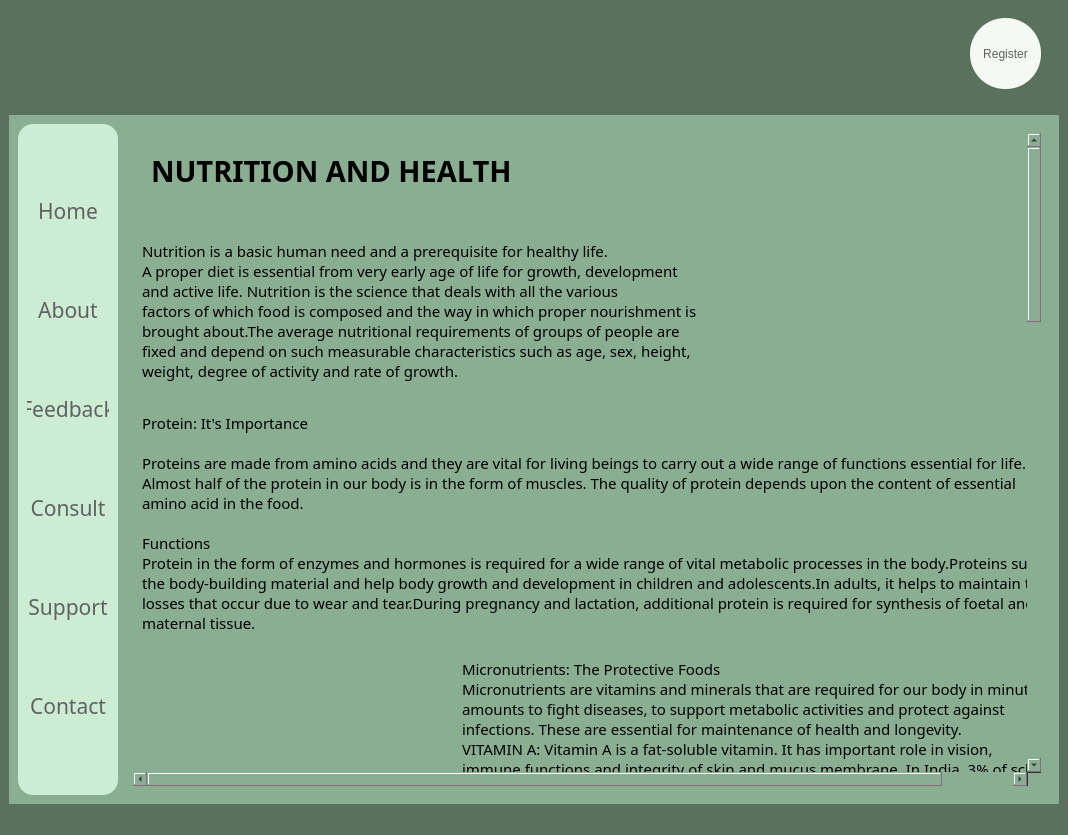
<?xml version="1.0" encoding="UTF-8"?>
<ui version="4.0">
 <class>MainWindow</class>
 <widget class="QMainWindow" name="MainWindow">
  <property name="geometry">
   <rect>
    <x>0</x>
    <y>0</y>
    <width>1068</width>
    <height>835</height>
   </rect>
  </property>
  <property name="windowTitle">
   <string>MainWindow</string>
  </property>
  <property name="styleSheet">
   <string notr="true">background-color:rgb(90, 113, 94);
border:None;</string>
  </property>
  <widget class="QWidget" name="centralwidget">
   <property name="styleSheet">
    <string notr="true">border:None;</string>
   </property>
   <layout class="QVBoxLayout" name="verticalLayout_2">
    <item>
     <widget class="QFrame" name="frame">
      <property name="minimumSize">
       <size>
        <width>0</width>
        <height>100</height>
       </size>
      </property>
      <property name="maximumSize">
       <size>
        <width>16777215</width>
        <height>100</height>
       </size>
      </property>
      <property name="styleSheet">
       <string notr="true">background:transparent;
border:None;</string>
      </property>
      <property name="frameShape">
       <enum>QFrame::StyledPanel</enum>
      </property>
      <property name="frameShadow">
       <enum>QFrame::Raised</enum>
      </property>
      <layout class="QHBoxLayout" name="horizontalLayout_2">
       <item>
        <widget class="QFrame" name="frame_5">
         <property name="frameShape">
          <enum>QFrame::StyledPanel</enum>
         </property>
         <property name="frameShadow">
          <enum>QFrame::Raised</enum>
         </property>
         <layout class="QHBoxLayout" name="horizontalLayout_3">
          <item>
           <widget class="QFrame" name="frame_7">
            <property name="frameShape">
             <enum>QFrame::StyledPanel</enum>
            </property>
            <property name="frameShadow">
             <enum>QFrame::Raised</enum>
            </property>
            <widget class="QPushButton" name="pushButton_14">
             <property name="geometry">
              <rect>
               <x>0</x>
               <y>0</y>
               <width>81</width>
               <height>61</height>
              </rect>
             </property>
             <property name="styleSheet">
              <string notr="true">image: url(Media/Wix Logo Maker - Google Chrome 26-08-2022 16_51_23.png);</string>
             </property>
             <property name="text">
              <string/>
             </property>
            </widget>
           </widget>
          </item>
          <item>
           <widget class="QFrame" name="frame_8">
            <property name="maximumSize">
             <size>
              <width>100</width>
              <height>16777215</height>
             </size>
            </property>
            <property name="frameShape">
             <enum>QFrame::StyledPanel</enum>
            </property>
            <property name="frameShadow">
             <enum>QFrame::Raised</enum>
            </property>
            <widget class="QPushButton" name="pushButton_2">
             <property name="geometry">
              <rect>
               <x>30</x>
               <y>10</y>
               <width>41</width>
               <height>41</height>
              </rect>
             </property>
             <property name="cursor">
              <cursorShape>PointingHandCursor</cursorShape>
             </property>
             <property name="styleSheet">
              <string notr="true">QPushButton{
image: url(Media/notification (2).png);
}

QPushButton:hover{
	image: url(Media/notification.png);
}

QPushButton:pressed{
	image: url(Media/notification (1).png);
}</string>
             </property>
             <property name="text">
              <string/>
             </property>
            </widget>
           </widget>
          </item>
         </layout>
        </widget>
       </item>
       <item>
        <widget class="QFrame" name="frame_6">
         <property name="maximumSize">
          <size>
           <width>100</width>
           <height>16777215</height>
          </size>
         </property>
         <property name="frameShape">
          <enum>QFrame::StyledPanel</enum>
         </property>
         <property name="frameShadow">
          <enum>QFrame::Raised</enum>
         </property>
         <widget class="QPushButton" name="Register_button">
          <property name="geometry">
           <rect>
            <x>20</x>
            <y>0</y>
            <width>71</width>
            <height>71</height>
           </rect>
          </property>
          <property name="cursor">
           <cursorShape>PointingHandCursor</cursorShape>
          </property>
          <property name="styleSheet">
           <string notr="true">color:rgb(97, 97, 97);
background-color: rgb(244, 249, 244);
border-radius:35px;</string>
          </property>
          <property name="text">
           <string>Register</string>
          </property>
         </widget>
        </widget>
       </item>
      </layout>
     </widget>
    </item>
    <item>
     <widget class="QFrame" name="frame_2">
      <property name="styleSheet">
       <string notr="true">/*background-color: qlineargradient(spread:pad, x1:0, y1:0, x2:1, y2:0, stop:0 rgba(0, 179, 255, 255), stop:1 rgba(255, 255, 255, 255));*/

background-color: rgb(138, 174, 146);</string>
      </property>
      <property name="frameShape">
       <enum>QFrame::StyledPanel</enum>
      </property>
      <property name="frameShadow">
       <enum>QFrame::Raised</enum>
      </property>
      <layout class="QHBoxLayout" name="horizontalLayout">
       <item>
        <widget class="QFrame" name="frame_3">
         <property name="maximumSize">
          <size>
           <width>100</width>
           <height>16777215</height>
          </size>
         </property>
         <property name="styleSheet">
          <string notr="true">background-color:rgb(204, 236, 211);
border-radius:15px;</string>
         </property>
         <property name="frameShape">
          <enum>QFrame::StyledPanel</enum>
         </property>
         <property name="frameShadow">
          <enum>QFrame::Raised</enum>
         </property>
         <layout class="QVBoxLayout" name="verticalLayout">
          <item>
           <widget class="QPushButton" name="Home_Button">
            <property name="font">
             <font>
              <family>Javanese Text</family>
              <pointsize>16</pointsize>
              <bold>false</bold>
             </font>
            </property>
            <property name="cursor">
             <cursorShape>PointingHandCursor</cursorShape>
            </property>
            <property name="styleSheet">
             <string notr="true">QPushButton{
color: rgb(97, 97, 97);
border-radius:10px;
}

QPushButton:hover{
background-color: rgb(220, 255, 228);
	/*color: rgb(255, 255, 255);*/
	font: 700 16pt &quot;Constantia&quot;;
}


</string>
            </property>
            <property name="text">
             <string>Home</string>
            </property>
           </widget>
          </item>
          <item>
           <widget class="QPushButton" name="About_Button">
            <property name="font">
             <font>
              <family>Javanese Text</family>
              <pointsize>16</pointsize>
              <bold>false</bold>
             </font>
            </property>
            <property name="cursor">
             <cursorShape>PointingHandCursor</cursorShape>
            </property>
            <property name="styleSheet">
             <string notr="true">QPushButton{
color: rgb(97, 97, 97);
border-radius:10px;
}

QPushButton:hover{
background-color: rgb(220, 255, 228);
	/*color: rgb(255, 255, 255);*/
	font: 700 16pt &quot;Constantia&quot;;
}


</string>
            </property>
            <property name="text">
             <string>About</string>
            </property>
           </widget>
          </item>
          <item>
           <widget class="QPushButton" name="pushButton_6">
            <property name="font">
             <font>
              <family>Javanese Text</family>
              <pointsize>16</pointsize>
              <bold>false</bold>
             </font>
            </property>
            <property name="cursor">
             <cursorShape>PointingHandCursor</cursorShape>
            </property>
            <property name="styleSheet">
             <string notr="true">QPushButton{
color: rgb(97, 97, 97);
border-radius:10px;
}

QPushButton:hover{
background-color: rgb(220, 255, 228);
	/*color: rgb(255, 255, 255);*/
	font: 700 16pt &quot;Constantia&quot;;
}


</string>
            </property>
            <property name="text">
             <string>Feedback</string>
            </property>
           </widget>
          </item>
          <item>
           <widget class="QPushButton" name="pushButton_7">
            <property name="font">
             <font>
              <family>Javanese Text</family>
              <pointsize>16</pointsize>
              <bold>false</bold>
             </font>
            </property>
            <property name="cursor">
             <cursorShape>PointingHandCursor</cursorShape>
            </property>
            <property name="styleSheet">
             <string notr="true">QPushButton{
color: rgb(97, 97, 97);
border-radius:10px;
}

QPushButton:hover{
background-color: rgb(220, 255, 228);
	/*color: rgb(255, 255, 255);*/
	font: 700 16pt &quot;Constantia&quot;;
}


</string>
            </property>
            <property name="text">
             <string>Consult</string>
            </property>
           </widget>
          </item>
          <item>
           <widget class="QPushButton" name="pushButton_5">
            <property name="font">
             <font>
              <family>Javanese Text</family>
              <pointsize>16</pointsize>
              <bold>false</bold>
             </font>
            </property>
            <property name="cursor">
             <cursorShape>PointingHandCursor</cursorShape>
            </property>
            <property name="styleSheet">
             <string notr="true">QPushButton{
color: rgb(97, 97, 97);
border-radius:10px;
}

QPushButton:hover{
background-color: rgb(220, 255, 228);
	/*color: rgb(255, 255, 255);*/
	font: 700 16pt &quot;Constantia&quot;;
}


</string>
            </property>
            <property name="text">
             <string>Support</string>
            </property>
           </widget>
          </item>
          <item>
           <widget class="QPushButton" name="Contact_button">
            <property name="font">
             <font>
              <family>Javanese Text</family>
              <pointsize>16</pointsize>
              <bold>false</bold>
             </font>
            </property>
            <property name="cursor">
             <cursorShape>PointingHandCursor</cursorShape>
            </property>
            <property name="styleSheet">
             <string notr="true">QPushButton{
color: rgb(97, 97, 97);
border-radius:10px;
}

QPushButton:hover{
background-color: rgb(220, 255, 228);
	/*color: rgb(255, 255, 255);*/
	font: 700 16pt &quot;Constantia&quot;;
}


</string>
            </property>
            <property name="text">
             <string>Contact</string>
            </property>
           </widget>
          </item>
         </layout>
        </widget>
       </item>
       <item>
        <widget class="QFrame" name="frame_4">
         <property name="styleSheet">
          <string notr="true">background:transparent;</string>
         </property>
         <property name="frameShape">
          <enum>QFrame::StyledPanel</enum>
         </property>
         <property name="frameShadow">
          <enum>QFrame::Raised</enum>
         </property>
         <layout class="QVBoxLayout" name="verticalLayout_3">
          <item>
           <widget class="QScrollArea" name="scrollArea">
            <property name="widgetResizable">
             <bool>true</bool>
            </property>
            <widget class="QWidget" name="scrollAreaWidgetContents">
             <property name="geometry">
              <rect>
               <x>0</x>
               <y>0</y>
               <width>929</width>
               <height>1999</height>
              </rect>
             </property>
             <layout class="QVBoxLayout" name="verticalLayout_5">
              <item>
               <widget class="QFrame" name="frame_11">
                <property name="styleSheet">
                 <string notr="true"/>
                </property>
                <property name="frameShape">
                 <enum>QFrame::StyledPanel</enum>
                </property>
                <property name="frameShadow">
                 <enum>QFrame::Raised</enum>
                </property>
                <layout class="QVBoxLayout" name="verticalLayout_4">
                 <item>
                  <widget class="QLabel" name="label">
                   <property name="font">
                    <font>
                     <family>Bahnschrift</family>
                     <pointsize>22</pointsize>
                     <bold>true</bold>
                    </font>
                   </property>
                   <property name="text">
                    <string>NUTRITION AND HEALTH</string>
                   </property>
                  </widget>
                 </item>
                </layout>
               </widget>
              </item>
              <item>
               <widget class="QFrame" name="frame_9">
                <property name="minimumSize">
                 <size>
                  <width>0</width>
                  <height>200</height>
                 </size>
                </property>
                <property name="styleSheet">
                 <string notr="true"/>
                </property>
                <property name="frameShape">
                 <enum>QFrame::StyledPanel</enum>
                </property>
                <property name="frameShadow">
                 <enum>QFrame::Raised</enum>
                </property>
                <layout class="QHBoxLayout" name="horizontalLayout_4">
                 <property name="spacing">
                  <number>0</number>
                 </property>
                 <property name="leftMargin">
                  <number>0</number>
                 </property>
                 <property name="topMargin">
                  <number>0</number>
                 </property>
                 <property name="rightMargin">
                  <number>0</number>
                 </property>
                 <property name="bottomMargin">
                  <number>0</number>
                 </property>
                 <item>
                  <widget class="QFrame" name="frame_18">
                   <property name="styleSheet">
                    <string notr="true"/>
                   </property>
                   <property name="frameShape">
                    <enum>QFrame::StyledPanel</enum>
                   </property>
                   <property name="frameShadow">
                    <enum>QFrame::Raised</enum>
                   </property>
                   <layout class="QVBoxLayout" name="verticalLayout_6">
                    <property name="spacing">
                     <number>0</number>
                    </property>
                    <property name="leftMargin">
                     <number>0</number>
                    </property>
                    <property name="rightMargin">
                     <number>0</number>
                    </property>
                    <property name="bottomMargin">
                     <number>0</number>
                    </property>
                    <item alignment="Qt::AlignLeft">
                     <widget class="QLabel" name="label_2">
                      <property name="minimumSize">
                       <size>
                        <width>0</width>
                        <height>100</height>
                       </size>
                      </property>
                      <property name="font">
                       <font>
                        <family>Bahnschrift</family>
                        <pointsize>11</pointsize>
                       </font>
                      </property>
                      <property name="text">
                       <string>
Nutrition is a basic human need and a prerequisite for healthy life. 
A proper diet is essential from very early age of life for growth, development 
and active life. Nutrition is the science that deals with all the various 
factors of which food is composed and the way in which proper nourishment is 
brought about.The average nutritional requirements of groups of people are 
fixed and depend on such measurable characteristics such as age, sex, height, 
weight, degree of activity and rate of growth. 
</string>
                      </property>
                     </widget>
                    </item>
                   </layout>
                  </widget>
                 </item>
                 <item>
                  <widget class="QFrame" name="frame_17">
                   <property name="styleSheet">
                    <string notr="true">image: url(Media/Nutrition_1.jpeg);</string>
                   </property>
                   <property name="frameShape">
                    <enum>QFrame::StyledPanel</enum>
                   </property>
                   <property name="frameShadow">
                    <enum>QFrame::Raised</enum>
                   </property>
                  </widget>
                 </item>
                </layout>
               </widget>
              </item>
              <item>
               <widget class="QFrame" name="frame_12">
                <property name="styleSheet">
                 <string notr="true"/>
                </property>
                <property name="frameShape">
                 <enum>QFrame::StyledPanel</enum>
                </property>
                <property name="frameShadow">
                 <enum>QFrame::Raised</enum>
                </property>
                <layout class="QVBoxLayout" name="verticalLayout_10">
                 <property name="spacing">
                  <number>0</number>
                 </property>
                 <property name="leftMargin">
                  <number>0</number>
                 </property>
                 <property name="topMargin">
                  <number>0</number>
                 </property>
                 <property name="rightMargin">
                  <number>0</number>
                 </property>
                 <property name="bottomMargin">
                  <number>0</number>
                 </property>
                 <item>
                  <widget class="QLabel" name="label_3">
                   <property name="font">
                    <font>
                     <family>Bahnschrift</family>
                     <pointsize>11</pointsize>
                    </font>
                   </property>
                   <property name="text">
                    <string>Protein: It's Importance

Proteins are made from amino acids and they are vital for living beings to carry out a wide range of functions essential for life.
Almost half of the protein in our body is in the form of muscles. The quality of protein depends upon the content of essential 
amino acid in the food.

Functions
Protein in the form of enzymes and hormones is required for a wide range of vital metabolic processes in the body.Proteins supply 
the body-building material and help body growth and development in children and adolescents.In adults, it helps to maintain the 
losses that occur due to wear and tear.During pregnancy and lactation, additional protein is required for synthesis of foetal and
maternal tissue.</string>
                   </property>
                  </widget>
                 </item>
                </layout>
               </widget>
              </item>
              <item>
               <widget class="QFrame" name="frame_10">
                <property name="styleSheet">
                 <string notr="true"/>
                </property>
                <property name="frameShape">
                 <enum>QFrame::StyledPanel</enum>
                </property>
                <property name="frameShadow">
                 <enum>QFrame::Raised</enum>
                </property>
                <layout class="QHBoxLayout" name="horizontalLayout_5">
                 <item>
                  <widget class="QFrame" name="frame_20">
                   <property name="styleSheet">
                    <string notr="true">image: url(Media/Nutrition_2.jpeg);</string>
                   </property>
                   <property name="frameShape">
                    <enum>QFrame::StyledPanel</enum>
                   </property>
                   <property name="frameShadow">
                    <enum>QFrame::Raised</enum>
                   </property>
                  </widget>
                 </item>
                 <item>
                  <widget class="QFrame" name="frame_19">
                   <property name="styleSheet">
                    <string notr="true"/>
                   </property>
                   <property name="frameShape">
                    <enum>QFrame::StyledPanel</enum>
                   </property>
                   <property name="frameShadow">
                    <enum>QFrame::Raised</enum>
                   </property>
                   <layout class="QVBoxLayout" name="verticalLayout_9">
                    <item>
                     <widget class="QLabel" name="label_4">
                      <property name="font">
                       <font>
                        <family>Bahnschrift</family>
                        <pointsize>11</pointsize>
                       </font>
                      </property>
                      <property name="text">
                       <string>Micronutrients: The Protective Foods
Micronutrients are vitamins and minerals that are required for our body in minute 
amounts to fight diseases, to support metabolic activities and protect against 
infections. These are essential for maintenance of health and longevity.
VITAMIN A: Vitamin A is a fat-soluble vitamin. It has important role in vision, 
immune functions and integrity of skin and mucus membrane. In India, 3% of school 
age children suffer from vitamin A deficiency signs like bitot spots (a gray patch 
on the white portion of the eye). One of the earliest manifestations of vitamin A 
deficiency is night blindness.

Importance of Vitamin A
Vitamin A is essential for normal vision. Its deficiency results in night blindness 
and other complications.Studies suggest that preventing vitamin A deficiency in women
during and before pregnancy greatly reduces their risk of mortality and morbidity.
Dietary intake of vitamin A is advisable to prevent vitamin A deficiency disorders.</string>
                      </property>
                     </widget>
                    </item>
                   </layout>
                  </widget>
                 </item>
                </layout>
               </widget>
              </item>
              <item>
               <widget class="QFrame" name="frame_13">
                <property name="styleSheet">
                 <string notr="true"/>
                </property>
                <property name="frameShape">
                 <enum>QFrame::StyledPanel</enum>
                </property>
                <property name="frameShadow">
                 <enum>QFrame::Raised</enum>
                </property>
                <layout class="QVBoxLayout" name="verticalLayout_8">
                 <property name="spacing">
                  <number>0</number>
                 </property>
                 <property name="leftMargin">
                  <number>0</number>
                 </property>
                 <property name="topMargin">
                  <number>0</number>
                 </property>
                 <property name="rightMargin">
                  <number>0</number>
                 </property>
                 <property name="bottomMargin">
                  <number>0</number>
                 </property>
                 <item>
                  <widget class="QLabel" name="label_5">
                   <property name="font">
                    <font>
                     <family>Bahnschrift</family>
                     <pointsize>11</pointsize>
                    </font>
                   </property>
                   <property name="text">
                    <string>Vitamin C
Vitamin C is an essential micronutrient and an antioxidant. It gives protection against infections. Vitamin C deficiency causes 
scurvy characterised by weakness, bleeding gums and defective bone growth. Vitamin C helps in wound healing, amino acid and 
carbohydrate metabolism and synthesis of some hormones. It also influences iron absorption.
Vitamin C rich foods
It is present in all fresh citrus fruits such as orange, lemon and amla.
Commonly consumed fruits such as tomato and guava are good sources of vitamin C. Sprouted grams are also rich sources of vitamin C</string>
                   </property>
                  </widget>
                 </item>
                </layout>
               </widget>
              </item>
              <item>
               <widget class="QFrame" name="frame_15">
                <property name="styleSheet">
                 <string notr="true"/>
                </property>
                <property name="frameShape">
                 <enum>QFrame::StyledPanel</enum>
                </property>
                <property name="frameShadow">
                 <enum>QFrame::Raised</enum>
                </property>
                <layout class="QHBoxLayout" name="horizontalLayout_6">
                 <property name="spacing">
                  <number>0</number>
                 </property>
                 <property name="topMargin">
                  <number>0</number>
                 </property>
                 <property name="rightMargin">
                  <number>0</number>
                 </property>
                 <property name="bottomMargin">
                  <number>0</number>
                 </property>
                 <item>
                  <widget class="QFrame" name="frame_22">
                   <property name="styleSheet">
                    <string notr="true"/>
                   </property>
                   <property name="frameShape">
                    <enum>QFrame::StyledPanel</enum>
                   </property>
                   <property name="frameShadow">
                    <enum>QFrame::Raised</enum>
                   </property>
                   <layout class="QVBoxLayout" name="verticalLayout_7">
                    <item>
                     <widget class="QLabel" name="label_6">
                      <property name="font">
                       <font>
                        <family>Bahnschrift</family>
                        <pointsize>11</pointsize>
                       </font>
                      </property>
                      <property name="text">
                       <string>Iron
Iron is an essential element for the formation of hemoglobin in red blood cells and plays 
an important role in transport of oxygen. In our country, anemia is a major public health 
problem in young children, adolescent girls and pregnant women. Approximately 50% of the 
populations suffer from nutritional anemia. Nutritional anemia adversely affects work output 
among adults and learning ability in children.

Eat iron-rich foods

Plant foods like green leafy vegetables, dried fruits and legumes contain iron and millets 
such as bajra and ragi are good sources of iron. Remember that only 3-5% of iron from plant
sources is absorbed by the body. Iron is also obtained through meat, fish and poultry products..
Fruits with vitamin C like amla, guava and citrus improve iron absorption from plant foods.
Avoid tea/coffee after a meal.</string>
                      </property>
                     </widget>
                    </item>
                   </layout>
                  </widget>
                 </item>
                 <item>
                  <widget class="QFrame" name="frame_21">
                   <property name="styleSheet">
                    <string notr="true">image: url(Media/Nutrition_3.jpeg);</string>
                   </property>
                   <property name="frameShape">
                    <enum>QFrame::StyledPanel</enum>
                   </property>
                   <property name="frameShadow">
                    <enum>QFrame::Raised</enum>
                   </property>
                  </widget>
                 </item>
                </layout>
               </widget>
              </item>
              <item>
               <widget class="QFrame" name="frame_14">
                <property name="styleSheet">
                 <string notr="true"/>
                </property>
                <property name="frameShape">
                 <enum>QFrame::StyledPanel</enum>
                </property>
                <property name="frameShadow">
                 <enum>QFrame::Raised</enum>
                </property>
                <layout class="QVBoxLayout" name="verticalLayout_11">
                 <property name="spacing">
                  <number>0</number>
                 </property>
                 <property name="leftMargin">
                  <number>0</number>
                 </property>
                 <property name="topMargin">
                  <number>0</number>
                 </property>
                 <property name="rightMargin">
                  <number>0</number>
                 </property>
                 <property name="bottomMargin">
                  <number>0</number>
                 </property>
                 <item>
                  <widget class="QLabel" name="label_7">
                   <property name="font">
                    <font>
                     <family>Bahnschrift</family>
                     <pointsize>11</pointsize>
                    </font>
                   </property>
                   <property name="text">
                    <string>Iodine
Iodine is essential for the synthesis of thyroid hormones (thyroxin) which in turn is responsible for normal physical and mental 
growth.

The daily requirement of iodine is 100-150 μg/day and it varies with age and certain physiological conditions.

Iodine deficiency disorders (IDD) are important micronutrient deficiency disorders of public health importance in India.

Iodine deficiency in pregnancy affects the foetal growth and its mental development.

Iodine deficiency leads to hypothyroidism, goiter and growth retardation.

We get iodine from the food we eat especially sea foods and water

Substances called goitrogens that are present in vegetables like cabbage, cauliflower, tapioca etc. interfere with metabolic 
utilization of iodine.

One should use iodized salt daily in the diet to prevent IDD</string>
                   </property>
                  </widget>
                 </item>
                </layout>
               </widget>
              </item>
              <item>
               <widget class="QFrame" name="frame_16">
                <property name="styleSheet">
                 <string notr="true"/>
                </property>
                <property name="frameShape">
                 <enum>QFrame::StyledPanel</enum>
                </property>
                <property name="frameShadow">
                 <enum>QFrame::Raised</enum>
                </property>
                <layout class="QHBoxLayout" name="horizontalLayout_7">
                 <property name="spacing">
                  <number>0</number>
                 </property>
                 <property name="leftMargin">
                  <number>0</number>
                 </property>
                 <property name="topMargin">
                  <number>0</number>
                 </property>
                 <property name="rightMargin">
                  <number>0</number>
                 </property>
                 <property name="bottomMargin">
                  <number>0</number>
                 </property>
                 <item>
                  <widget class="QFrame" name="frame_23">
                   <property name="styleSheet">
                    <string notr="true">image: url(Media/Nutrition_4.jpeg);</string>
                   </property>
                   <property name="frameShape">
                    <enum>QFrame::StyledPanel</enum>
                   </property>
                   <property name="frameShadow">
                    <enum>QFrame::Raised</enum>
                   </property>
                  </widget>
                 </item>
                 <item>
                  <widget class="QFrame" name="frame_24">
                   <property name="styleSheet">
                    <string notr="true"/>
                   </property>
                   <property name="frameShape">
                    <enum>QFrame::StyledPanel</enum>
                   </property>
                   <property name="frameShadow">
                    <enum>QFrame::Raised</enum>
                   </property>
                   <layout class="QVBoxLayout" name="verticalLayout_12">
                    <item>
                     <widget class="QLabel" name="label_8">
                      <property name="font">
                       <font>
                        <family>Bahnschrift</family>
                        <pointsize>11</pointsize>
                       </font>
                      </property>
                      <property name="text">
                       <string>Fat: Human Health

Fat is an important component of diet and serves a number of functions 
in our body. It is a concentrated source of energy providing 9 kcal per 
gram. Minimum fat is essential to absorb the fat-soluble vitamins such 
as vitamin A, D, E and K, available in the diet.

Dietary fats are derived from both plant and animal sources.

Dietary fats provide essential fatty acids, which are functional components
of membrane lipids and have other important metabolic functions.

Adults need to restrict intake of saturated fat (ghee, butter and 
hydrogenated fat).

Vegetable oils except coconut oil are rich in unsaturated fatty acids.

Excess intake of saturated fat items like butter, ghee, and hydrogenated fat 
could lead to high blood cholesterol which is not good for health and also 
it may lead to obesity and cardiovascular disease.

Fats that are used for cooking (vegetable oils, vanaspati, butter and ghee) 
are termed as visible fats. Fats that are present in the food item are called 
invisible fat.

Animal foods provide high amount of saturated fat</string>
                      </property>
                     </widget>
                    </item>
                   </layout>
                  </widget>
                 </item>
                </layout>
               </widget>
              </item>
             </layout>
            </widget>
           </widget>
          </item>
         </layout>
        </widget>
       </item>
      </layout>
     </widget>
    </item>
   </layout>
  </widget>
  <widget class="QStatusBar" name="statusbar"/>
 </widget>
 <resources>
  <include location="Media/home_page.qrc"/>
 </resources>
 <connections/>
</ui>
